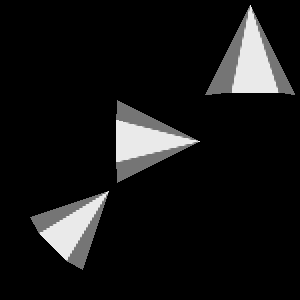

Reproduce this figure in Python.
#!/usr/bin/env python

# Place cone glyphs at points oriented by 2-component vectors.

# Factory overrides
import vtkmodules.vtkInteractionStyle  # noqa: F401
import vtkmodules.vtkRenderingOpenGL2  # noqa: F401

from vtkmodules.vtkCommonCore import (
    vtkDoubleArray,
    vtkPoints,
)
from vtkmodules.vtkCommonDataModel import vtkPolyData
from vtkmodules.vtkFiltersCore import vtkGlyph3D
from vtkmodules.vtkFiltersSources import vtkConeSource
from vtkmodules.vtkRenderingCore import (
    vtkActor,
    vtkPolyDataMapper,
    vtkRenderWindow,
    vtkRenderWindowInteractor,
    vtkRenderer,
)

# Create 2-component vectors as orientation data
vectors = vtkDoubleArray()
vectors.SetName("Normals")
vectors.SetNumberOfComponents(2)
vectors.InsertNextTuple2(1, 1)
vectors.InsertNextTuple2(1, 0)
vectors.InsertNextTuple2(0, 1)

# Create three points
points = vtkPoints()
points.InsertNextPoint(0, 0, 0)
points.InsertNextPoint(1, 1, 1)
points.InsertNextPoint(2, 2, 2)

polydata = vtkPolyData()
polydata.SetPoints(points)
polydata.GetPointData().AddArray(vectors)

# Glyph source: cone
glyph_source = vtkConeSource()

# Filter: place glyphs at each point
glyph_3d = vtkGlyph3D()
glyph_3d.SetSourceConnection(glyph_source.GetOutputPort())
glyph_3d.SetInputData(polydata)
glyph_3d.SetInputArrayToProcess(1, 0, 0, 0, "Normals")
glyph_3d.SetVectorModeToUseVector()
glyph_3d.Update()

# Mapper
mapper = vtkPolyDataMapper()
mapper.SetInputConnection(glyph_3d.GetOutputPort())

# Actor
actor = vtkActor()
actor.SetMapper(mapper)

# Renderer
renderer = vtkRenderer()
renderer.SetBackground(0, 0, 0)
renderer.AddActor(actor)

# Window
render_window = vtkRenderWindow()
render_window.AddRenderer(renderer)
render_window.SetSize(300, 300)
render_window.SetWindowName("glyph3d mapper")

# Scene
renderer.ResetCamera()
renderer.GetActiveCamera().Zoom(1.5)

# Interactor
interactor = vtkRenderWindowInteractor()
interactor.SetRenderWindow(render_window)

interactor.Initialize()
interactor.Start()
